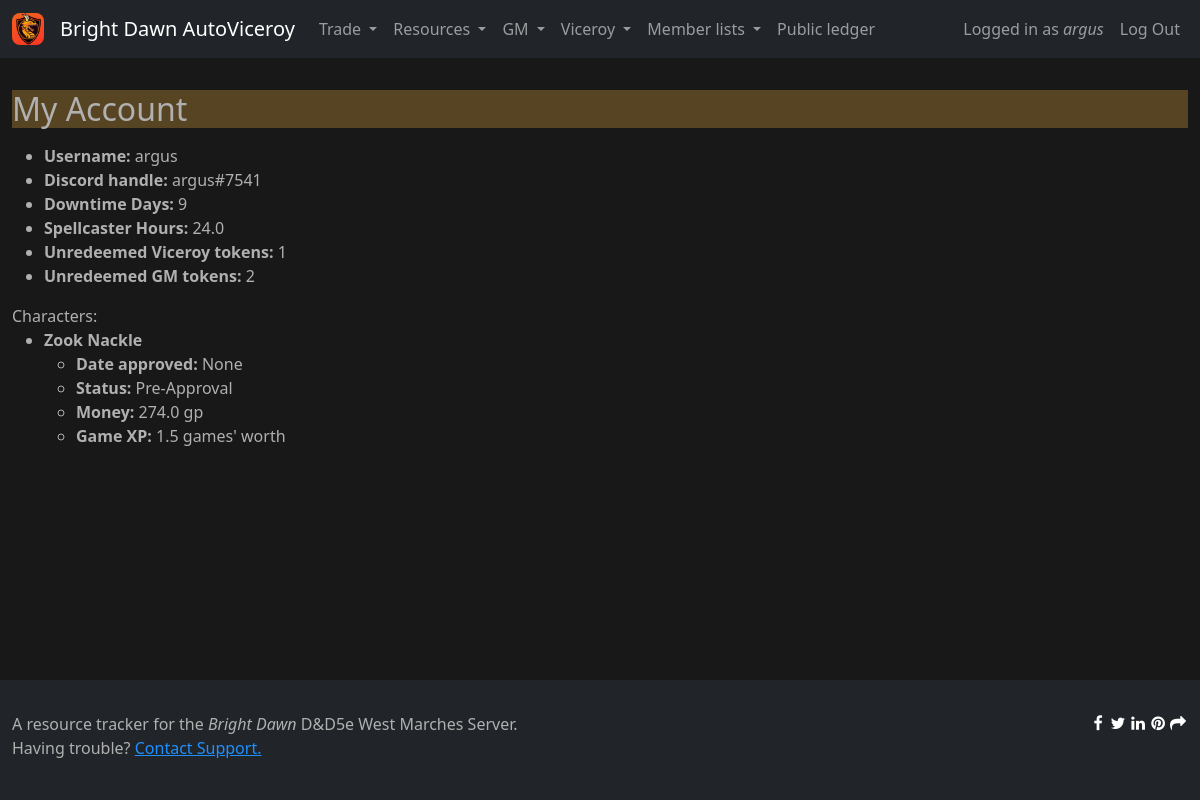
/resource_tracker/my_account/ (signed in), run on an earlier commit of the app's database.
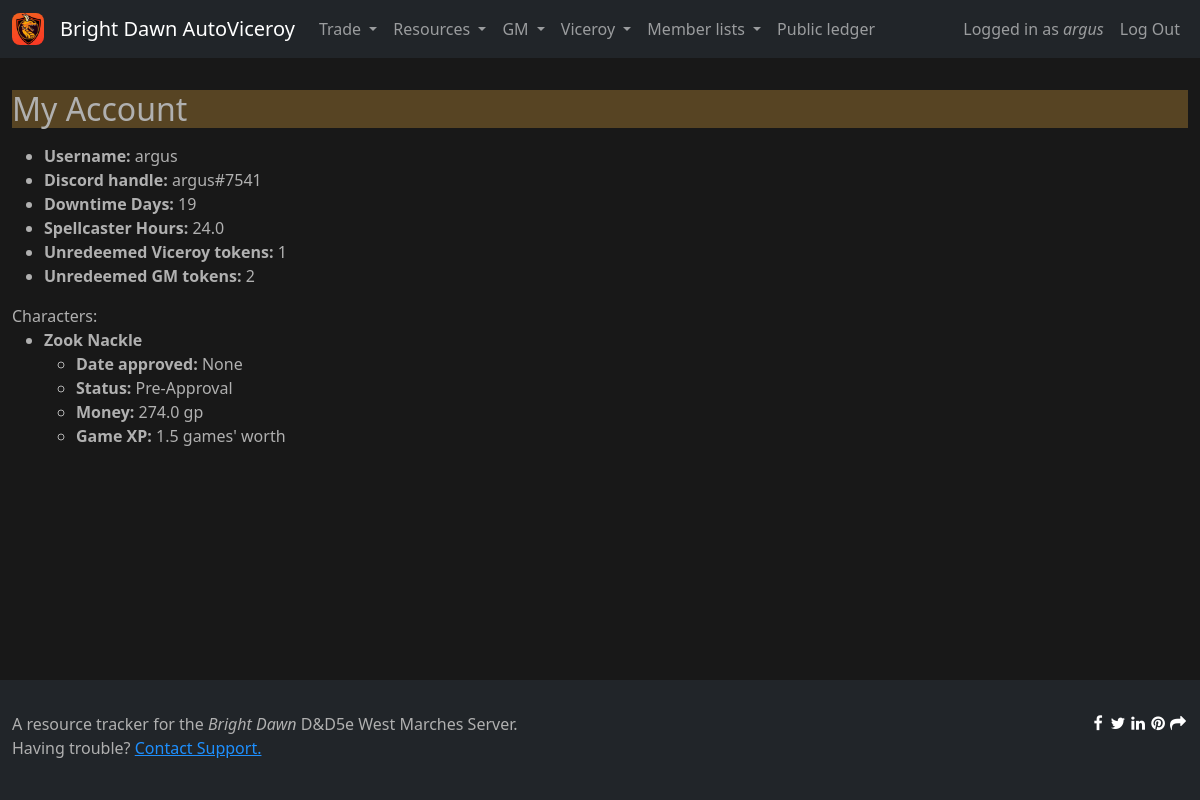
And on a later commit of the database.
### resource_tracker/models.py (models this page shows, shortened)
class Player(models.Model):
    created = models.DateTimeField(auto_now_add=True)
    user = models.ForeignKey(
        settings.AUTH_USER_MODEL,
        on_delete=models.CASCADE
    )
    discord = models.CharField(max_length=50)
    downtime = models.PositiveIntegerField(default=0)
    last_downtime_claim = models.DateTimeField(null=True, blank=True)
    spellcaster_hours = models.FloatField(default=0)
    last_spellcaster_claim = models.DateTimeField(null=True, blank=True)
    isViceroy = models.BooleanField(default=False)
    viceroy_tokens = models.PositiveIntegerField(default=0)
    isGM = models.BooleanField(default=False)
    gm_tokens = models.PositiveIntegerField(default=0)

### resource_tracker/views.py (the view)
# urls.py: path('my_account/', views.my_account, name='my_account'),
@login_required
def my_account(request):
    context = alwaysContext(request)
    context["player"] = Player.objects.get(user=request.user)
    context["characters"] = Character.objects.filter(player__user=request.user)
    return render(request, "my_account.html", context)

### brightdawn/views.py (called while the page is built)
def lastSundayMidnight():
    today = datetime.date.today()
    idx = (today.weekday() + 1) % 7
    last_sunday = today - datetime.timedelta(idx)
    last_sunday = datetime.datetime.combine(last_sunday, datetime.datetime.min.time())
    last_sunday = pytz.timezone("US/Eastern").localize(last_sunday)
    return last_sunday

def alwaysContext(request):
    if request.user.is_authenticated:
        user_player = Player.objects.get(user=request.user)
        if user_player.last_spellcaster_claim == None or user_player.last_spellcaster_claim < lastSundayMidnight():
            user_player.spellcaster_hours = 24
            user_player.last_spellcaster_claim = datetime.datetime.now()
            user_player.save()
        return {
            "user_player" : user_player
        }

### resource_tracker/templates/my_account.html (shortened to what this page needs)
{% extends "base.html" %}
{% block page_title %}
My Account
{% endblock %}
{% block body %}
<ul>
    <li><b>Username:</b> {{user.username}}</li>
    <li><b>Discord handle:</b> {{player.discord}}</li>
    <li><b>Downtime Days:</b> {{player.downtime}}</li>
    <li><b>Spellcaster Hours:</b> {{player.spellcaster_hours}}</li>
    {% if player.isViceroy %}
    <li><b>Unredeemed Viceroy tokens:</b> {{player.viceroy_tokens}}</li>
    {% endif %}
    {% if player.isGM %}
    <li><b>Unredeemed GM tokens:</b> {{player.gm_tokens}}</li>
    {% endif %}
</ul>
Characters:
<ul>
    {% for chr in characters %}
    <li><b>{{chr.name}}</b></li>
    <ul>
        <li><b>Date approved:</b> {{chr.approved}}</li>
        <li><b>Status:</b> {{chr.get_status_display}}</li>
        <li><b>Money:</b> {{chr.money}} gp</li>
        <li><b>Game XP:</b> {{chr.xp}} games' worth</li>
    </ul>
    {% endfor %}
</ul>
{% endblock %}

What changed in the data, as far as the page shows it:
changed Player "argus#7541": downtime "9" → "19"
